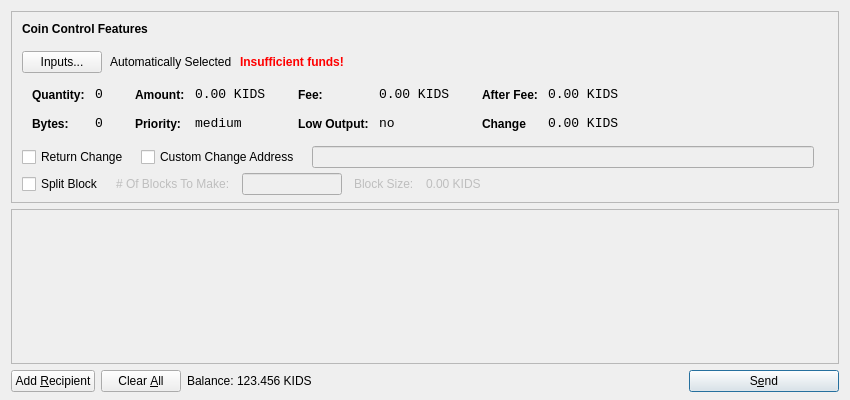
<?xml version="1.0" encoding="UTF-8"?>
<ui version="4.0">
 <class>SendCoinsDialog</class>
 <widget class="QDialog" name="SendCoinsDialog">
  <property name="geometry">
   <rect>
    <x>0</x>
    <y>0</y>
    <width>850</width>
    <height>400</height>
   </rect>
  </property>
  <property name="windowTitle">
   <string>Send Coins</string>
  </property>
  <layout class="QVBoxLayout" name="verticalLayout" stretch="0,1,0">
   <property name="bottomMargin">
    <number>8</number>
   </property>
   <item>
    <widget class="QFrame" name="frameCoinControl">
     <property name="sizePolicy">
      <sizepolicy hsizetype="Expanding" vsizetype="Expanding">
       <horstretch>0</horstretch>
       <verstretch>0</verstretch>
      </sizepolicy>
     </property>
     <property name="maximumSize">
      <size>
       <width>16777215</width>
       <height>16777215</height>
      </size>
     </property>
     <property name="frameShape">
      <enum>QFrame::StyledPanel</enum>
     </property>
     <property name="frameShadow">
      <enum>QFrame::Sunken</enum>
     </property>
     <layout class="QVBoxLayout" name="verticalLayoutCoinControl2">
      <property name="spacing">
       <number>6</number>
      </property>
      <property name="leftMargin">
       <number>0</number>
      </property>
      <property name="topMargin">
       <number>0</number>
      </property>
      <property name="rightMargin">
       <number>0</number>
      </property>
      <property name="bottomMargin">
       <number>6</number>
      </property>
      <item>
       <layout class="QVBoxLayout" name="verticalLayoutCoinControl" stretch="0,0,0,0,1">
        <property name="spacing">
         <number>0</number>
        </property>
        <property name="leftMargin">
         <number>10</number>
        </property>
        <property name="topMargin">
         <number>10</number>
        </property>
        <item>
         <layout class="QHBoxLayout" name="horizontalLayoutCoinControl1">
          <property name="bottomMargin">
           <number>15</number>
          </property>
          <item>
           <widget class="QLabel" name="labelCoinControlFeatures">
            <property name="sizePolicy">
             <sizepolicy hsizetype="Preferred" vsizetype="Maximum">
              <horstretch>0</horstretch>
              <verstretch>0</verstretch>
             </sizepolicy>
            </property>
            <property name="font">
             <font>
              <weight>75</weight>
              <bold>true</bold>
             </font>
            </property>
            <property name="styleSheet">
             <string notr="true">font-weight:bold;</string>
            </property>
            <property name="text">
             <string>Coin Control Features</string>
            </property>
           </widget>
          </item>
         </layout>
        </item>
        <item>
         <layout class="QHBoxLayout" name="horizontalLayoutCoinControl2" stretch="0,0,0,0">
          <property name="spacing">
           <number>8</number>
          </property>
          <property name="bottomMargin">
           <number>10</number>
          </property>
          <item>
           <widget class="QPushButton" name="pushButtonCoinControl">
            <property name="styleSheet">
             <string notr="true"/>
            </property>
            <property name="text">
             <string>Inputs...</string>
            </property>
           </widget>
          </item>
          <item>
           <widget class="QLabel" name="labelCoinControlAutomaticallySelected">
            <property name="text">
             <string>Automatically Selected</string>
            </property>
            <property name="margin">
             <number>5</number>
            </property>
           </widget>
          </item>
          <item>
           <widget class="QLabel" name="labelCoinControlInsuffFunds">
            <property name="font">
             <font>
              <weight>75</weight>
              <bold>true</bold>
             </font>
            </property>
            <property name="styleSheet">
             <string notr="true">color:red;font-weight:bold;</string>
            </property>
            <property name="text">
             <string>Insufficient funds!</string>
            </property>
            <property name="margin">
             <number>5</number>
            </property>
           </widget>
          </item>
          <item>
           <spacer name="horizontalSpacerCoinControl">
            <property name="orientation">
             <enum>Qt::Horizontal</enum>
            </property>
            <property name="sizeHint" stdset="0">
             <size>
              <width>40</width>
              <height>1</height>
             </size>
            </property>
           </spacer>
          </item>
         </layout>
        </item>
        <item>
         <widget class="QWidget" name="widgetCoinControl" native="true">
          <property name="sizePolicy">
           <sizepolicy hsizetype="Preferred" vsizetype="Preferred">
            <horstretch>0</horstretch>
            <verstretch>0</verstretch>
           </sizepolicy>
          </property>
          <property name="minimumSize">
           <size>
            <width>0</width>
            <height>0</height>
           </size>
          </property>
          <property name="styleSheet">
           <string notr="true"/>
          </property>
          <layout class="QHBoxLayout" name="horizontalLayoutCoinControl5">
           <property name="margin">
            <number>0</number>
           </property>
           <item>
            <layout class="QHBoxLayout" name="horizontalLayoutCoinControl3" stretch="0,0,0,1">
             <property name="spacing">
              <number>20</number>
             </property>
             <property name="topMargin">
              <number>0</number>
             </property>
             <property name="bottomMargin">
              <number>10</number>
             </property>
             <item>
              <layout class="QFormLayout" name="formLayoutCoinControl1">
               <property name="horizontalSpacing">
                <number>10</number>
               </property>
               <property name="verticalSpacing">
                <number>14</number>
               </property>
               <property name="leftMargin">
                <number>10</number>
               </property>
               <property name="topMargin">
                <number>4</number>
               </property>
               <property name="rightMargin">
                <number>6</number>
               </property>
               <item row="0" column="0">
                <widget class="QLabel" name="labelCoinControlQuantityText">
                 <property name="styleSheet">
                  <string notr="true">font-weight:bold;</string>
                 </property>
                 <property name="text">
                  <string>Quantity:</string>
                 </property>
                 <property name="margin">
                  <number>0</number>
                 </property>
                </widget>
               </item>
               <item row="0" column="1">
                <widget class="QLabel" name="labelCoinControlQuantity">
                 <property name="font">
                  <font>
                   <family>Monospace</family>
                   <pointsize>10</pointsize>
                  </font>
                 </property>
                 <property name="cursor">
                  <cursorShape>IBeamCursor</cursorShape>
                 </property>
                 <property name="contextMenuPolicy">
                  <enum>Qt::ActionsContextMenu</enum>
                 </property>
                 <property name="text">
                  <string>0</string>
                 </property>
                 <property name="margin">
                  <number>0</number>
                 </property>
                 <property name="textInteractionFlags">
                  <set>Qt::LinksAccessibleByMouse|Qt::TextSelectableByKeyboard|Qt::TextSelectableByMouse</set>
                 </property>
                </widget>
               </item>
               <item row="1" column="0">
                <widget class="QLabel" name="labelCoinControlBytesText">
                 <property name="styleSheet">
                  <string notr="true">font-weight:bold;</string>
                 </property>
                 <property name="text">
                  <string>Bytes:</string>
                 </property>
                </widget>
               </item>
               <item row="1" column="1">
                <widget class="QLabel" name="labelCoinControlBytes">
                 <property name="font">
                  <font>
                   <family>Monospace</family>
                   <pointsize>10</pointsize>
                  </font>
                 </property>
                 <property name="cursor">
                  <cursorShape>IBeamCursor</cursorShape>
                 </property>
                 <property name="contextMenuPolicy">
                  <enum>Qt::ActionsContextMenu</enum>
                 </property>
                 <property name="text">
                  <string>0</string>
                 </property>
                 <property name="textInteractionFlags">
                  <set>Qt::LinksAccessibleByMouse|Qt::TextSelectableByKeyboard|Qt::TextSelectableByMouse</set>
                 </property>
                </widget>
               </item>
              </layout>
             </item>
             <item>
              <layout class="QFormLayout" name="formLayoutCoinControl2">
               <property name="horizontalSpacing">
                <number>10</number>
               </property>
               <property name="verticalSpacing">
                <number>14</number>
               </property>
               <property name="leftMargin">
                <number>6</number>
               </property>
               <property name="topMargin">
                <number>4</number>
               </property>
               <property name="rightMargin">
                <number>6</number>
               </property>
               <item row="0" column="0">
                <widget class="QLabel" name="labelCoinControlAmountText">
                 <property name="styleSheet">
                  <string notr="true">font-weight:bold;</string>
                 </property>
                 <property name="text">
                  <string>Amount:</string>
                 </property>
                 <property name="margin">
                  <number>0</number>
                 </property>
                </widget>
               </item>
               <item row="0" column="1">
                <widget class="QLabel" name="labelCoinControlAmount">
                 <property name="font">
                  <font>
                   <family>Monospace</family>
                   <pointsize>10</pointsize>
                  </font>
                 </property>
                 <property name="cursor">
                  <cursorShape>IBeamCursor</cursorShape>
                 </property>
                 <property name="contextMenuPolicy">
                  <enum>Qt::ActionsContextMenu</enum>
                 </property>
                 <property name="text">
                  <string>0.00 KIDS</string>
                 </property>
                 <property name="textInteractionFlags">
                  <set>Qt::LinksAccessibleByMouse|Qt::TextSelectableByKeyboard|Qt::TextSelectableByMouse</set>
                 </property>
                </widget>
               </item>
               <item row="1" column="0">
                <widget class="QLabel" name="labelCoinControlPriorityText">
                 <property name="styleSheet">
                  <string notr="true">font-weight:bold;</string>
                 </property>
                 <property name="text">
                  <string>Priority:</string>
                 </property>
                </widget>
               </item>
               <item row="1" column="1">
                <widget class="QLabel" name="labelCoinControlPriority">
                 <property name="font">
                  <font>
                   <family>Monospace</family>
                   <pointsize>10</pointsize>
                  </font>
                 </property>
                 <property name="cursor">
                  <cursorShape>IBeamCursor</cursorShape>
                 </property>
                 <property name="contextMenuPolicy">
                  <enum>Qt::ActionsContextMenu</enum>
                 </property>
                 <property name="text">
                  <string>medium</string>
                 </property>
                 <property name="textInteractionFlags">
                  <set>Qt::LinksAccessibleByMouse|Qt::TextSelectableByKeyboard|Qt::TextSelectableByMouse</set>
                 </property>
                </widget>
               </item>
              </layout>
             </item>
             <item>
              <layout class="QFormLayout" name="formLayoutCoinControl3">
               <property name="horizontalSpacing">
                <number>10</number>
               </property>
               <property name="verticalSpacing">
                <number>14</number>
               </property>
               <property name="leftMargin">
                <number>6</number>
               </property>
               <property name="topMargin">
                <number>4</number>
               </property>
               <property name="rightMargin">
                <number>6</number>
               </property>
               <item row="0" column="0">
                <widget class="QLabel" name="labelCoinControlFeeText">
                 <property name="styleSheet">
                  <string notr="true">font-weight:bold;</string>
                 </property>
                 <property name="text">
                  <string>Fee:</string>
                 </property>
                 <property name="margin">
                  <number>0</number>
                 </property>
                </widget>
               </item>
               <item row="0" column="1">
                <widget class="QLabel" name="labelCoinControlFee">
                 <property name="font">
                  <font>
                   <family>Monospace</family>
                   <pointsize>10</pointsize>
                  </font>
                 </property>
                 <property name="cursor">
                  <cursorShape>IBeamCursor</cursorShape>
                 </property>
                 <property name="contextMenuPolicy">
                  <enum>Qt::ActionsContextMenu</enum>
                 </property>
                 <property name="text">
                  <string>0.00 KIDS</string>
                 </property>
                 <property name="textInteractionFlags">
                  <set>Qt::LinksAccessibleByMouse|Qt::TextSelectableByKeyboard|Qt::TextSelectableByMouse</set>
                 </property>
                </widget>
               </item>
               <item row="1" column="0">
                <widget class="QLabel" name="labelCoinControlLowOutputText">
                 <property name="styleSheet">
                  <string notr="true">font-weight:bold;</string>
                 </property>
                 <property name="text">
                  <string>Low Output:</string>
                 </property>
                </widget>
               </item>
               <item row="1" column="1">
                <widget class="QLabel" name="labelCoinControlLowOutput">
                 <property name="font">
                  <font>
                   <family>Monospace</family>
                   <pointsize>10</pointsize>
                  </font>
                 </property>
                 <property name="cursor">
                  <cursorShape>IBeamCursor</cursorShape>
                 </property>
                 <property name="contextMenuPolicy">
                  <enum>Qt::ActionsContextMenu</enum>
                 </property>
                 <property name="text">
                  <string>no</string>
                 </property>
                 <property name="textInteractionFlags">
                  <set>Qt::LinksAccessibleByMouse|Qt::TextSelectableByKeyboard|Qt::TextSelectableByMouse</set>
                 </property>
                </widget>
               </item>
              </layout>
             </item>
             <item>
              <layout class="QFormLayout" name="formLayoutCoinControl4">
               <property name="fieldGrowthPolicy"> 
                 <enum>QFormLayout::AllNonFixedFieldsGrow</enum> 
                </property>			  
               <property name="horizontalSpacing">
                <number>10</number>
               </property>
               <property name="verticalSpacing">
                <number>14</number>
               </property>
               <property name="leftMargin">
                <number>6</number>
               </property>
               <property name="topMargin">
                <number>4</number>
               </property>
               <property name="rightMargin">
                <number>6</number>
               </property>
               <item row="0" column="0">
                <widget class="QLabel" name="labelCoinControlAfterFeeText">
                 <property name="styleSheet">
                  <string notr="true">font-weight:bold;</string>
                 </property>
                 <property name="text">
                  <string>After Fee:</string>
                 </property>
                 <property name="margin">
                  <number>0</number>
                 </property>
                </widget>
               </item>
               <item row="0" column="1">
                <widget class="QLabel" name="labelCoinControlAfterFee">
                 <property name="font">
                  <font>
                   <family>Monospace</family>
                   <pointsize>10</pointsize>
                  </font>
                 </property>
                 <property name="cursor">
                  <cursorShape>IBeamCursor</cursorShape>
                 </property>
                 <property name="contextMenuPolicy">
                  <enum>Qt::ActionsContextMenu</enum>
                 </property>
                 <property name="text">
                  <string>0.00 KIDS</string>
                 </property>
                 <property name="textInteractionFlags">
                  <set>Qt::LinksAccessibleByMouse|Qt::TextSelectableByKeyboard|Qt::TextSelectableByMouse</set>
                 </property>
                </widget>
               </item>
               <item row="1" column="0">
                <widget class="QLabel" name="labelCoinControlChangeText">
                 <property name="styleSheet">
                  <string notr="true">font-weight:bold;</string>
                 </property>
                 <property name="text">
                  <string>Change</string>
                 </property>
                </widget>
               </item>
               <item row="1" column="1">
                <widget class="QLabel" name="labelCoinControlChange">
                 <property name="font">
                  <font>
                   <family>Monospace</family>
                   <pointsize>10</pointsize>
                  </font>
                 </property>
                 <property name="cursor">
                  <cursorShape>IBeamCursor</cursorShape>
                 </property>
                 <property name="contextMenuPolicy">
                  <enum>Qt::ActionsContextMenu</enum>
                 </property>
                 <property name="text">
                  <string>0.00 KIDS</string>
                 </property>
                 <property name="textInteractionFlags">
                  <set>Qt::LinksAccessibleByMouse|Qt::TextSelectableByKeyboard|Qt::TextSelectableByMouse</set>
                 </property>
                </widget>
               </item>
              </layout>
             </item>
            </layout>
           </item>
          </layout>
         </widget>
        </item>
        <item>
        <layout class="QHBoxLayout" name="horizontalLayoutCoinControl4" stretch="0,0,0,0">
          <property name="spacing">
           <number>12</number>
          </property>
          <property name="sizeConstraint">
           <enum>QLayout::SetDefaultConstraint</enum>
          </property>
          <property name="topMargin">
           <number>5</number>
          </property>
          <property name="rightMargin">
           <number>5</number>
          </property>
          <item>
		  <widget class="QCheckBox" name="returnChangeCheckBox">
 		  <property name="text">
 		  <string>Return Change</string>
 		  </property>
		  </widget>
 		  </item>
 		  <item>		  
           <widget class="QCheckBox" name="checkBoxCoinControlChange">
            <property name="text">
             <string>Custom Change Address</string>
            </property>
           </widget>
          </item>
          <item>
           <widget class="QLineEdit" name="lineEditCoinControlChange">
            <property name="enabled">
             <bool>false</bool>
            </property>
            <property name="sizePolicy">
             <sizepolicy hsizetype="Expanding" vsizetype="Fixed">
              <horstretch>0</horstretch>
              <verstretch>0</verstretch>
             </sizepolicy>
            </property>
           </widget>
          </item>
          <item>
           <widget class="QLabel" name="labelCoinControlChangeLabel">
            <property name="sizePolicy">
             <sizepolicy hsizetype="Preferred" vsizetype="Expanding">
              <horstretch>0</horstretch>
              <verstretch>0</verstretch>
             </sizepolicy>
            </property>
            <property name="minimumSize">
             <size>
              <width>0</width>
              <height>0</height>
             </size>
            </property>
            <property name="text">
             <string/>
            </property>
            <property name="margin">
             <number>3</number>
            </property>
           </widget>
          </item>
         </layout>
        </item>
        <item>
         <layout class="QHBoxLayout" name="horizontalLayoutCoinControl4a" stretch="0,0,0,0">
           <property name="alignment" >
          <set>Qt::AlignLeft</set>
           </property>
           <property name="spacing">
            <number>12</number>
           </property>
           <property name="sizeConstraint">
            <enum>QLayout::SetDefaultConstraint</enum>
           </property>
           <property name="topMargin">
            <number>5</number>
           </property>
           <property name="rightMargin">
            <number>5</number>
           </property>
            <item> 
            <widget class="QCheckBox" name="splitBlockCheckBox"> 
             <property name="text"> 
              <string>Split Block</string> 
             </property> 
            </widget> 
           </item> 
           <item> 
            <widget class="QLabel" name="labelBlocksToMakeText"> 
             <property name="enabled"> 
              <bool>false</bool> 
             </property> 
             <property name="text"> 
              <string># Of Blocks To Make:</string> 
             </property> 
            </widget> 
           </item>
           <item> 
            <widget class="QLineEdit" name="splitBlockLineEdit"> 
             <property name="enabled"> 
              <bool>false</bool> 
             </property> 
             <property name="sizePolicy"> 
              <sizepolicy hsizetype="Fixed" vsizetype="Fixed"> 
               <horstretch>0</horstretch> 
               <verstretch>0</verstretch> 
              </sizepolicy> 
             </property> 
             <property name="maximumSize"> 
              <size> 
               <width>100</width> 
               <height>16777215</height> 
              </size> 
             </property> 
            </widget> 
           </item> 
           <item> 
            <widget class="QLabel" name="labelBlockSizeText"> 
             <property name="enabled"> 
              <bool>false</bool> 
             </property> 
             <property name="text"> 
              <string>Block Size:</string> 
             </property> 
            </widget> 
           </item> 
           <item> 
            <widget class="QLabel" name="labelBlockSize"> 
             <property name="enabled"> 
              <bool>false</bool> 
             </property> 
             <property name="text"> 
              <string>0.00 KIDS</string> 
             </property>
            </widget> 
            </item>
          </layout>
         </item>
         <item>		
         <spacer name="verticalSpacerCoinControl">
          <property name="orientation">
           <enum>Qt::Vertical</enum>
          </property>
          <property name="sizeHint" stdset="0">
           <size>
            <width>800</width>
            <height>1</height>
           </size>
          </property>
         </spacer>
        </item>
       </layout>
      </item>
     </layout>
    </widget>
   </item>
   <item>
    <widget class="QScrollArea" name="scrollArea">
     <property name="widgetResizable">
      <bool>true</bool>
     </property>
     <widget class="QWidget" name="scrollAreaWidgetContents">
      <property name="geometry">
       <rect>
        <x>0</x>
        <y>0</y>
        <width>830</width>
        <height>172</height>
       </rect>
      </property>
      <layout class="QVBoxLayout" name="verticalLayout_2">
       <property name="margin">
        <number>0</number>
       </property>
       <item>
        <layout class="QVBoxLayout" name="entries">
         <property name="spacing">
          <number>6</number>
         </property>
        </layout>
       </item>
       <item>
        <spacer name="verticalSpacer">
         <property name="orientation">
          <enum>Qt::Vertical</enum>
         </property>
         <property name="sizeHint" stdset="0">
          <size>
           <width>20</width>
           <height>40</height>
          </size>
         </property>
        </spacer>
       </item>
      </layout>
     </widget>
    </widget>
   </item>
   <item>
    <layout class="QHBoxLayout" name="horizontalLayout">
     <item>
      <widget class="QPushButton" name="addButton">
       <property name="toolTip">
        <string>Send to multiple recipients at once</string>
       </property>
       <property name="text">
        <string>Add &amp;Recipient</string>
       </property>
       <property name="icon">
        <iconset resource="../bitcoin.qrc">
         <normaloff>:/icons/add</normaloff>:/icons/add</iconset>
       </property>
       <property name="autoDefault">
        <bool>false</bool>
       </property>
      </widget>
     </item>
     <item>
      <widget class="QPushButton" name="clearButton">
       <property name="sizePolicy">
        <sizepolicy hsizetype="Minimum" vsizetype="Fixed">
         <horstretch>0</horstretch>
         <verstretch>0</verstretch>
        </sizepolicy>
       </property>
       <property name="toolTip">
        <string>Remove all transaction fields</string>
       </property>
       <property name="text">
        <string>Clear &amp;All</string>
       </property>
       <property name="icon">
        <iconset resource="../bitcoin.qrc">
         <normaloff>:/icons/remove</normaloff>:/icons/remove</iconset>
       </property>
       <property name="autoRepeatDelay">
        <number>300</number>
       </property>
       <property name="autoDefault">
        <bool>false</bool>
       </property>
      </widget>
     </item>
     <item>
      <layout class="QHBoxLayout" name="horizontalLayout_2">
       <property name="spacing">
        <number>3</number>
       </property>
       <item>
        <widget class="QLabel" name="label">
         <property name="sizePolicy">
          <sizepolicy hsizetype="Preferred" vsizetype="Fixed">
           <horstretch>0</horstretch>
           <verstretch>0</verstretch>
          </sizepolicy>
         </property>
         <property name="text">
          <string>Balance:</string>
         </property>
        </widget>
       </item>
       <item>
        <widget class="QLabel" name="labelBalance">
         <property name="sizePolicy">
          <sizepolicy hsizetype="Preferred" vsizetype="Fixed">
           <horstretch>0</horstretch>
           <verstretch>0</verstretch>
          </sizepolicy>
         </property>
         <property name="cursor">
          <cursorShape>IBeamCursor</cursorShape>
         </property>
         <property name="text">
          <string>123.456 KIDS</string>
         </property>
         <property name="textInteractionFlags">
          <set>Qt::LinksAccessibleByMouse|Qt::TextSelectableByKeyboard|Qt::TextSelectableByMouse</set>
         </property>
        </widget>
       </item>
      </layout>
     </item>
     <item>
      <spacer name="horizontalSpacer">
       <property name="orientation">
        <enum>Qt::Horizontal</enum>
       </property>
       <property name="sizeHint" stdset="0">
        <size>
         <width>40</width>
         <height>20</height>
        </size>
       </property>
      </spacer>
     </item>
     <item>
      <widget class="QPushButton" name="sendButton">
       <property name="minimumSize">
        <size>
         <width>150</width>
         <height>0</height>
        </size>
       </property>
       <property name="toolTip">
        <string>Confirm the send action</string>
       </property>
       <property name="text">
        <string>S&amp;end</string>
       </property>
       <property name="icon">
        <iconset resource="../bitcoin.qrc">
         <normaloff>:/icons/send</normaloff>:/icons/send</iconset>
       </property>
       <property name="default">
        <bool>true</bool>
       </property>
      </widget>
     </item>
    </layout>
   </item>
  </layout>
 </widget>
 <resources>
  <include location="../bitcoin.qrc"/>
 </resources>
 <connections/>
</ui>
